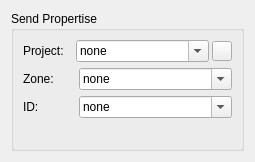
<?xml version="1.0" encoding="UTF-8"?>
<ui version="4.0">
 <class>SendFilePropertise</class>
 <widget class="QWidget" name="SendFilePropertise">
  <property name="geometry">
   <rect>
    <x>0</x>
    <y>0</y>
    <width>255</width>
    <height>162</height>
   </rect>
  </property>
  <property name="windowTitle">
   <string>Form</string>
  </property>
  <layout class="QGridLayout" name="gridLayout_2">
   <item row="0" column="0">
    <widget class="QGroupBox" name="groupBox">
     <property name="title">
      <string>Send Propertise</string>
     </property>
     <layout class="QGridLayout" name="gridLayout">
      <item row="0" column="0" colspan="2">
       <layout class="QHBoxLayout" name="horizontalLayout">
        <property name="spacing">
         <number>3</number>
        </property>
        <item>
         <widget class="QLabel" name="label">
          <property name="maximumSize">
           <size>
            <width>50</width>
            <height>16777215</height>
           </size>
          </property>
          <property name="text">
           <string>Project:</string>
          </property>
         </widget>
        </item>
        <item>
         <widget class="QComboBox" name="projectCbox">
          <property name="editable">
           <bool>true</bool>
          </property>
          <property name="insertPolicy">
           <enum>QComboBox::InsertAtTop</enum>
          </property>
          <item>
           <property name="text">
            <string>none</string>
           </property>
          </item>
         </widget>
        </item>
        <item>
         <widget class="QPushButton" name="editProjectBtn">
          <property name="maximumSize">
           <size>
            <width>20</width>
            <height>20</height>
           </size>
          </property>
          <property name="text">
           <string/>
          </property>
          <property name="icon">
           <iconset resource="res.qrc">
            <normaloff>:/images/edit.png</normaloff>:/images/edit.png</iconset>
          </property>
          <property name="iconSize">
           <size>
            <width>20</width>
            <height>20</height>
           </size>
          </property>
         </widget>
        </item>
       </layout>
      </item>
      <item row="2" column="0" colspan="2">
       <layout class="QHBoxLayout" name="horizontalLayout_3">
        <item>
         <widget class="QLabel" name="label_3">
          <property name="maximumSize">
           <size>
            <width>50</width>
            <height>16777215</height>
           </size>
          </property>
          <property name="text">
           <string>ID:</string>
          </property>
         </widget>
        </item>
        <item>
         <widget class="QComboBox" name="projectIdCbox">
          <property name="editable">
           <bool>true</bool>
          </property>
          <item>
           <property name="text">
            <string>none</string>
           </property>
          </item>
         </widget>
        </item>
       </layout>
      </item>
      <item row="1" column="0" colspan="2">
       <layout class="QHBoxLayout" name="horizontalLayout_2">
        <item>
         <widget class="QLabel" name="label_2">
          <property name="maximumSize">
           <size>
            <width>50</width>
            <height>16777215</height>
           </size>
          </property>
          <property name="text">
           <string>Zone:</string>
          </property>
         </widget>
        </item>
        <item>
         <widget class="QComboBox" name="projectZoneCbox">
          <property name="editable">
           <bool>true</bool>
          </property>
          <item>
           <property name="text">
            <string>none</string>
           </property>
          </item>
         </widget>
        </item>
       </layout>
      </item>
      <item row="5" column="0">
       <spacer name="verticalSpacer">
        <property name="orientation">
         <enum>Qt::Vertical</enum>
        </property>
        <property name="sizeHint" stdset="0">
         <size>
          <width>20</width>
          <height>40</height>
         </size>
        </property>
       </spacer>
      </item>
      <item row="3" column="0" rowspan="2" colspan="2">
       <widget class="QLabel" name="projectPathLb">
        <property name="text">
         <string/>
        </property>
       </widget>
      </item>
     </layout>
    </widget>
   </item>
  </layout>
 </widget>
 <resources>
  <include location="res.qrc"/>
 </resources>
 <connections/>
</ui>
